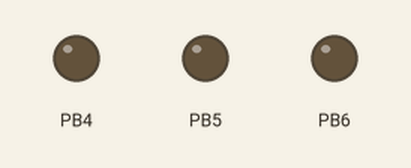
This program was run on a simulated ATmega32, built with avr-gcc and emulated at 16 MHz. Shown: output pins drawn as LEDs (lit = HIGH).

Above: at 0.1 s.
At 34.6 s:
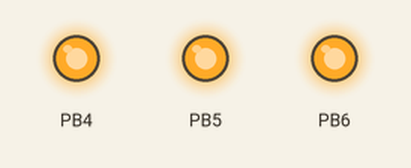
Timing chart, 0 to 40.0 s (numbered marks = the images above):
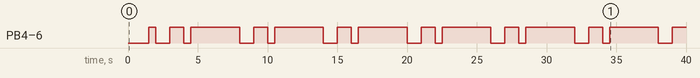

Measured:
- by itself, PB4–6: repeats every 6.0 s: LOW 1.0 s, HIGH 1.0 s, LOW 0.50 s, HIGH 3.5 s

The program:

main.c
```c
/*
 * TCC_Scheduler.c
 *
 * Created: 2/24/2019 3:43:13 PM
 * Author : AVE-LAP-005
 */

#include <avr/io.h>
#include "Types.h"
#include "Timer.h"
#include "Scheduler.h"
#include "Task.h"
#include "DIO_Interface.h"
#include "Task.h"

int main(void)
{

   	/* initialize pins 12 and 13 and 14 on portB.4 and portB.5 and portB.6 to be output */
   	DIO_SetPinDirection(pin12,OUTPUT);
   	DIO_SetPinDirection(pin13,OUTPUT);
   	DIO_SetPinDirection(pin14,OUTPUT);
	/*Initilaize Scheduler*/
    Scheduler_Init();
	/*Task one attributes */
	TCB Task1;
	Task1.task=led1_task;
	Task1.Periodicity=1500;
	/*Create Task one*/
	Scheduler_Add_Task(&Task1);
	/*Task Two attributes */
	TCB Task2;
	Task2.task=led2_task;
	Task2.Periodicity=2000;
	/*Create Task Two*/
	Scheduler_Add_Task(&Task2);
	Scheduler_Start();

}
```

BitwiseOperations.h
```c
/*
 * BitwiseOperations.h
 *
 * Created: 2/13/2019 11:15:18 AM
 *  Author: Ahmed Abdlrehem
 */


#ifndef BITWISEOPERATIONS_H_
#define BITWISEOPERATIONS_H_
#define Set_Bit(Register,Bit)      Register|=(1<<Bit)
#define Clear_Bit(Register,Bit)    Register&= ~(1<<Bit)
#define Get_Bit(Register,Bit)  (((uint8)Register&(1<<Bit))>>Bit)
#define Toggle_Bit(Register,Bit)   Register^=(1<<Bit)


#endif /* BITWISEOPERATIONS_H_ */
```

Scheduler.h
```c
/*
 * Scheduler.h
 *
 * Created: 2/23/2019 4:30:55 PM
 *  Author: AVE-LAP-005
 */


#ifndef SCHEDULER_H_
#define SCHEDULER_H_
#define NO_OF_TASKS 3
#define MAX_SIZE 4
/* structure of every task*/
typedef struct{
	void (*task)(void);
	uint32 Periodicity;
	uint32 Priority;
	uint32 Delay;
	}TCB;

/* Scheduler APIS */
void Scheduler_Init();
void Scheduler_Start();
void TTC_Scheduler();
uint8 Scheduler_Add_Task(TCB* Task);
/* Array of Structures*/
TCB System_Tasks[MAX_SIZE];


#endif /* SCHEDULER_H_ */
```

TIMER_Confg.h
```c
/*
 * TIMER_Confg.h
 *
 * Created: 2/21/2019 1:30:56 PM
 *  Author: AVE-LAP-005
 */


#ifndef TIMER_CONFG_H_
#define TIMER_CONFG_H_

volatile typedef struct{
uint8 ICRL;
uint8 ICRH;
uint8 OCRBL;
uint8 OCRBH;
uint8 OCRAL;
uint8 OCRAH;
uint8 TCNTL;
uint8 TCNTH;
uint8 TCCRB;
uint8 TCCRA;

}strTimer;

/*Timer Interrupt register address to enable Interrupts*/
#define TIMSK (*(volatile uint8*)(0x59))

/*Interrupt Enable Pin*/
#define OCIE1A  4

/*WAVE generation mode bits*/
#define WGM10 0
#define WGM11 1
#define WGM12 3
#define WGM13 4
/*Inverting or non Inverting bits */
#define COM1A0_PIN  6
#define COM1A1_PIN  7
#define COM1B0_PIN  4
#define COM1B1_PIN  5

/*prescelar bits */
#define CS10_PIN 0
#define CS11_PIN 1
#define CS12_PIN 2

#define EIGHT_SHIFT 8
#define LOW_MASK 0x00ff

#define TIMER1 ((strTimer*)(0x46))


#endif /* TIMER_CONFG_H_ */
```

Task.h
```c
/*
 * Task.h
 *
 * Created: 2/23/2019 4:37:27 PM
 *  Author: AVE-LAP-005
 */


#ifndef TASK_H_
#define TASK_H_

#define NO_OF_TASKS 3

void led1_task();
void led2_task();
void led3_task();


#endif /* TASK_H_ */
```

Timer.h
```c
/*
 * Timer.h
 *
 * Created: 2/21/2019 1:32:01 PM
 *  Author: AVE-LAP-005
 */


#ifndef TIMER_H_
#define TIMER_H_

#define OCR_value 16000
#define NO_OF_TASKS 3
/*Choose The Interval you want for the tick timer witch n ms */
#define OS_TICK_INTERVAl_MSEC  1
/*APIS of Timer1 */
void Timer_Init();
void Set_CallBack(void (*ptr)(void));

#endif
```

Types.h
```c
/*
Author: Ahmed Abdlrehem
Date: 13/2/2019

*/

#ifndef TYPES_H
#define TYPES_H
typedef unsigned char uint8;
typedef signed char sint8;
typedef unsigned short int uint16;
typedef signed short int sint16;
typedef unsigned int uint32;
typedef signed int sint32;
typedef char* ptr8;
typedef int* ptr32;
typedef float fint32;
typedef double fint64;

#endif
```

Utilites.h
```c
/*
 * Utilites.h
 *
 * Created: 2/20/2019 1:39:39 PM
 *  Author: AVE-LAP-005
 */


#ifndef UTILITES_H_
#define UTILITES_H_
/* delays */
#define t_1000ms 1000
#define t_2000ms 2000
#define t_3000ms 3000
#define t_4000ms 4000
#define t_5000ms 5000
/*Numbers*/
#define NUM_ONE 1
#define NUM_ZERO 0
#define NUM_TWO  2
#define NUM_THREE 3
#define NUM_FOUR  4
#define NUM_SIX  6
#define NUM_SEVEN 7
#define NUM_EIGHT 8


#endif /* UTILITES_H_ */
```

Scheduler.c
```c
/*
 * Scheduler.c
 *
 * Created: 2/23/2019 4:30:29 PM
 *  Author: AVE-LAP-005
 */
#include <stdio.h>
#include "BitwiseOperations.h"
#include "Types.h"
#include "Timer.h"
#include "Task.h"
#include "DIO_Interface.h"
#include "Scheduler.h"
#include "Utilites.h"

volatile uint8 flag=0;
static volatile uint32 size=0;
/* declare static set_flag function */
static void set_flag();

/****************************************************************************
*  INPUT:NOTHING
*  OUTPUT:NOTHING
* Description: This function Initilaize timer and initilaize set_callback
* to call set_flag in the isr every tick time and check on the flag to call scheduler

****************************************************************************/
void Scheduler_Init()
{
	uint32 i=0;
	for (i=0;i<MAX_SIZE;i++)
	{
		System_Tasks[i].task=NULL;
		System_Tasks[i].Periodicity=0;
		System_Tasks[i].Delay=0;
		System_Tasks[i].Priority=0;
	}


}
/****************************************************************************
*  INPUT:NOTHING
*  OUTPUT:NOTHING
* Description: This function Starts The Scheduler

****************************************************************************/
void Scheduler_Start(){
	Timer_Init();
	Set_CallBack(set_flag);
	while (1)
	{
		if (flag==NUM_ONE)
		{
			flag=NUM_ZERO;
			TTC_Scheduler();
		}
	}


}

/****************************************************************************
*  INPUT:NOTHING
*  OUTPUT:NOTHING
* Description: This function Called every tick to execute the tasks sequentially

****************************************************************************/
void TTC_Scheduler(){

	uint32 i=NUM_ZERO;

	for (i=NUM_ZERO;i<size;i++)
	{
	if(NUM_ZERO==(System_Tasks[i].Delay--))
	{
		System_Tasks[i].task();
		System_Tasks[i].Delay=System_Tasks[i].Periodicity;
	}
	}
}
/****************************************************************************
*  INPUT:NOTHING
*  OUTPUT:NOTHING
* Description: This function Sets flag with one with every tick

****************************************************************************/
static void set_flag(){
	flag=NUM_ONE;

}
/****************************************************************************
*  INPUT:Pointer To Function
*  OUTPUT:NOTHING
* Description: This function Adds task to the array of tasks

****************************************************************************/
uint8 Scheduler_Add_Task(TCB* Task){

	if(size<MAX_SIZE){
		System_Tasks[size].task=Task->task;
		System_Tasks[size].Periodicity=Task->Periodicity;
		System_Tasks[size].Delay=Task->Periodicity;
		System_Tasks[size].Priority=Task->Priority;
		size++;

	}else{
		return 0;
	}

}
```

Task.c
```c
/*
 * Task.c
 *
 * Created: 2/23/2019 6:14:09 PM
 *  Author: AVE-LAP-005
 */
#include "Types.h"
#include "BitwiseOperations.h"
#include "Task.h"
#include "DIO_Interface.h"


	/*Task Number one */
void led1_task(){

	DIO_WritePin(pin12,High);
	DIO_WritePin(pin13,High);
	DIO_WritePin(pin14,High);

}
/*Task Number TWo */

void led2_task(){

	DIO_WritePin(pin12,LOW);
	DIO_WritePin(pin13,LOW);
	DIO_WritePin(pin14,LOW);


}
```

Timer0.c
```c
/*
 * Timer0.c
 *
 * Created: 2/14/2019 9:38:01 AM
 *  Author: AVE-LAP-005 */
 #define F_CPU 16000000
 #include "Types.h"
 #include "Utilites.h"
 #include "BitwiseOperations.h"
 #include "TIMER_Confg.h"
 #include "Timer.h"
 #include <avr/interrupt.h>


 void (*Call_Back)(void);

/****************************************************************************
*  INPUT:NOTHING
*  OUTPUT:NOTHING
* Description: This function Initilaize timer1 to be in the ctc mode
* with tick time equal to one millisecond

****************************************************************************/


 void Timer_Init()
 {
	/* Enable CTC Mode in TIMER 1 */
	 Clear_Bit(TIMER1->TCCRA,WGM10);
	 Clear_Bit(TIMER1->TCCRA,WGM11);
	 Clear_Bit(TIMER1->TCCRB,WGM13);
	 Set_Bit(TIMER1->TCCRB,WGM12);
	 /* set ocra */

	 TIMER1->OCRAH= OCR_value >> EIGHT_SHIFT;
	 TIMER1->OCRAL= OCR_value & LOW_MASK;
	 /* choose prescelar */
	 Set_Bit(TIMER1->TCCRB,CS00);
	 Clear_Bit(TIMER1->TCCRB,CS01);
	 Clear_Bit(TIMER1->TCCRB,CS02);

	 /* Enable Interrupt */
	 Set_Bit(TIMSK,OCIE1A);

	 /*Enable Global Interrupt*/
	 sei();

 }
/****************************************************************************
*  INPUT:Pointer to function
*  OUTPUT:NOTHING
* Description: This function used to set the callBack pinter to function to be equal
* to the argument void (*ptr)(void)

****************************************************************************/
void Set_CallBack(void (*ptr)(void)){

	Call_Back=ptr;

}


 ISR(TIMER1_COMPA_vect){

	 Call_Back();


 }
```

DIO_Program.c
```c
/*
 * DIO_Program.c
 *
 * Created: 2/13/2019 2:45:35 PM
 *  Author: AVE-LAP-005
 */
#include "Types.h"
#include "DIO_Registers.h"
#include "DIO_Interface.h"
#include "BitwiseOperations.h"
#include <avr/interrupt.h>
static void Apply(GPIO* Gpio,uint8 Copy_u8Value,uint8 PinNum);
static uint8 Apply_Read(GPIO* Gpio,uint8 PinNum);
static void Apply_Dir(GPIO* Gpio,uint8 PinNum,uint8 PinDirection);
void DIO_WritePin(uint8 PinNum,uint8 PinValue){
	GPIO* Local_Copy_Address=0;
	if ((PinNum<=pin7) && (PinNum>=pin0))
	{
		Local_Copy_Address=GPIOA_DIO;
	}
	else if ((PinNum<=pin15) && (PinNum>=pin8))
	{
		Local_Copy_Address=GPIOB_DIO;
	}
	else if ((PinNum<=pin23) && (PinNum>=pin16))
	{
		Local_Copy_Address=GPIOC_DIO;
	}else if ((PinNum<=pin31) && (PinNum>=pin24))
	{
		Local_Copy_Address=GPIOD_DIO;
	}

	Apply(Local_Copy_Address,PinValue,PinNum);


}

static void Apply(GPIO* Gpio,uint8 Copy_u8Value,uint8 PinNum){
	uint8 Local_Copyu8_Actuall_Pin=0;
	if ((PinNum<=pin7) && (PinNum>=pin0))
	{
		Local_Copyu8_Actuall_Pin=PinNum;
	}
	else if ((PinNum<=pin15) && (PinNum>=pin8))
	{
		Local_Copyu8_Actuall_Pin=PinNum-8;
	}
	else if ((PinNum<=pin23) && (PinNum>=pin16))
	{
		Local_Copyu8_Actuall_Pin=PinNum-16;
	}else if ((PinNum<=pin31) && (PinNum>=pin24))
	{
		Local_Copyu8_Actuall_Pin=PinNum-24;
	}
	switch (Copy_u8Value)
	{
		case High:Set_Bit((Gpio->PORT),Local_Copyu8_Actuall_Pin); break;
		case LOW:Clear_Bit((Gpio->PORT),Local_Copyu8_Actuall_Pin); break;
	}

}
uint8 DIO_ReadPin(uint8 PinNum){
	GPIO* Local_Copy_Address=0;
	if ((PinNum<=pin7) && (PinNum>=pin0))
	{
		Local_Copy_Address=GPIOA_DIO;
	}
	else if ((PinNum<=pin15) && (PinNum>=pin8))
	{
		Local_Copy_Address=GPIOB_DIO;
	}
	else if ((PinNum<=pin23) && (PinNum>=pin16))
	{
		Local_Copy_Address=GPIOC_DIO;
	}else if ((PinNum<=pin31) && (PinNum>=pin24))
	{
		Local_Copy_Address=GPIOD_DIO;
	}

	return Apply_Read(Local_Copy_Address,PinNum);


}

static uint8 Apply_Read(GPIO* Gpio,uint8 PinNum){
	uint8 Local_Copyu8_Actuall_Pin=0;
	if ((PinNum<=pin7) && (PinNum>=pin0))
	{
		Local_Copyu8_Actuall_Pin=PinNum;
	}
	else if ((PinNum<=pin15) && (PinNum>=pin8))
	{
		Local_Copyu8_Actuall_Pin=PinNum-8;
	}
	else if ((PinNum<=pin23) && (PinNum>=pin16))
	{
		Local_Copyu8_Actuall_Pin=PinNum-16;
	}else if ((PinNum<=pin31) && (PinNum>=pin24))
	{
		Local_Copyu8_Actuall_Pin=PinNum-24;
	}

	return Get_Bit(Gpio->PIN,Local_Copyu8_Actuall_Pin);


}
void DIO_SetPinDirection(uint8 PinNum,uint8 PinDirection){
	GPIO* Local_Copy_Address=0;
	if ((PinNum<=pin7) && (PinNum>=pin0))
	{
		Local_Copy_Address=GPIOA_DIO;
	}
	else if ((PinNum<=pin15) && (PinNum>=pin8))
	{
		Local_Copy_Address=GPIOB_DIO;
	}
	else if ((PinNum<=pin23) && (PinNum>=pin16))
	{
		Local_Copy_Address=GPIOC_DIO;
	}else if ((PinNum<=pin31) && (PinNum>=pin24))
	{
		Local_Copy_Address=GPIOD_DIO;
	}

	Apply_Dir(Local_Copy_Address,PinNum,PinDirection);

}


static void Apply_Dir(GPIO* Gpio,uint8 PinNum,uint8 PinDirection){

	uint8 Local_Copyu8_Actuall_Pin=0;
	if ((PinNum<=pin7) && (PinNum>=pin0))
	{
		Local_Copyu8_Actuall_Pin=PinNum;
	}
	else if ((PinNum<=pin15) && (PinNum>=pin8))
	{
		Local_Copyu8_Actuall_Pin=PinNum-8;
	}
	else if ((PinNum<=pin23) && (PinNum>=pin16))
	{
		Local_Copyu8_Actuall_Pin=PinNum-16;
	}else if ((PinNum<=pin31) && (PinNum>=pin24))
	{
		Local_Copyu8_Actuall_Pin=PinNum-24;
	}
	switch(PinDirection){
		case Input_PUll_UP:Clear_Bit(Gpio->DDR,Local_Copyu8_Actuall_Pin);Set_Bit(Gpio->PORT,Local_Copyu8_Actuall_Pin); break;
		case INPUT_WITHOUT_PULL:Clear_Bit(Gpio->DDR,Local_Copyu8_Actuall_Pin);Clear_Bit(Gpio->PORT,Local_Copyu8_Actuall_Pin); break;
		case OUTPUT:Set_Bit(Gpio->DDR,Local_Copyu8_Actuall_Pin);break;


	}

}
```

DIO_Interface.h
```c
/*
 * DIO_Interface.h
 *
 * Created: 2/13/2019 2:44:29 PM
 *  Author: AVE-LAP-005
 */


#ifndef DIO_INTERFACE_H_
#define DIO_INTERFACE_H_


#define pin0  0
#define pin1  1
#define pin2  2
#define pin3  3
#define pin4  4
#define pin5  5
#define pin6  6
#define pin7  7
#define pin8  8
#define pin9  9
#define pin10 10
#define pin11 11
#define pin12 12
#define pin13 13
#define pin14 14
#define pin15 15
#define pin16 16
#define pin17 17
#define pin18 18
#define pin19 19
#define pin20 20
#define pin21 21
#define pin22 22
#define pin23 23
#define pin24 24
#define pin25 25
#define pin26 26
#define pin27 27
#define pin28 28
#define pin29 29
#define pin30 30
#define pin31 31
#define High 1
#define LOW 0
#define Input_PUll_UP 0
#define INPUT_WITHOUT_PULL 1
#define OUTPUT 2

void DIO_WritePin(uint8 PinNum,uint8 PinValue);
uint8 DIO_ReadPin(uint8 PinNum);
void DIO_SetPinDirection(uint8 PinNum,uint8 PinDirection);


#endif /* DIO_INTERFACE_H_ */
```

DIO_Registers.h
```c
/*
 * DIO_Registers.h
 *
 * Created: 2/13/2019 2:44:08 PM
 *  Author: AVE-LAP-005
 */


#ifndef DIO_REGISTERS_H_
#define DIO_REGISTERS_H_

volatile typedef struct{
	uint8 PIN;
	uint8 DDR;
	uint8 PORT;

}GPIO;


#define GPIOA_DIO   ((GPIO*)0x39)
#define GPIOB_DIO   ((GPIO*)0x36)
#define GPIOC_DIO   ((GPIO*)0x33)
#define GPIOD_DIO   ((GPIO*)0x30)


#endif /* DIO_REGISTERS_H_ */
```
